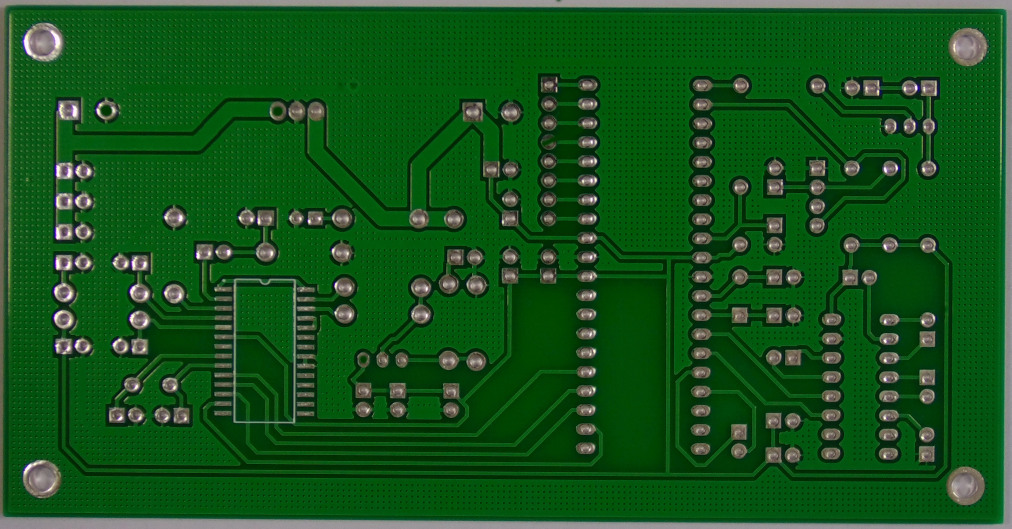
#> input picture temp_test.jpg, 3034 x 1586 px (shown at 1/3 size); its folder holds only this picture in this run
$ python -i preprocessing.py   (imports and definitions only)
#> lines starting #> are read from the running program, lines starting #| are printed output that depends on the picture
#> further down, picture is the input picture: shape (1586, 3034, 3); mean B, G, R 27.3, 83.6, 20.8
import cv2
import numpy as np
import os
import sys

# =========================================================
# 🔹 BASE DATASET PATH
# =========================================================
BASE_PATH = "/Users/cherukurajesh/Desktop/pcb_defect_system/PCB_DATASET"

images_path = os.path.join(BASE_PATH, "images")
template_path = os.path.join(BASE_PATH, "PCB_USED")

output_base = "/Users/cherukurajesh/Desktop/pcb_defect_system/PCB_DATASET_PREPROCESSED"
output_images_path = os.path.join(output_base, "images")
output_template_path = os.path.join(output_base, "PCB_USED")

# =========================================================
# 🔹 CHECK PATHS
# =========================================================
# [12 lines not run here, left out]

# =========================================================
# 🔹 ROTATION (Stable Method)
# Only force portrait orientation
# =========================================================
def correct_rotation(image):
    h, w = image.shape[:2]
#> h = 1586; w = 3034

    # If image is landscape, rotate to portrait
    if w > h:
        image = cv2.rotate(image, cv2.ROTATE_90_CLOCKWISE)
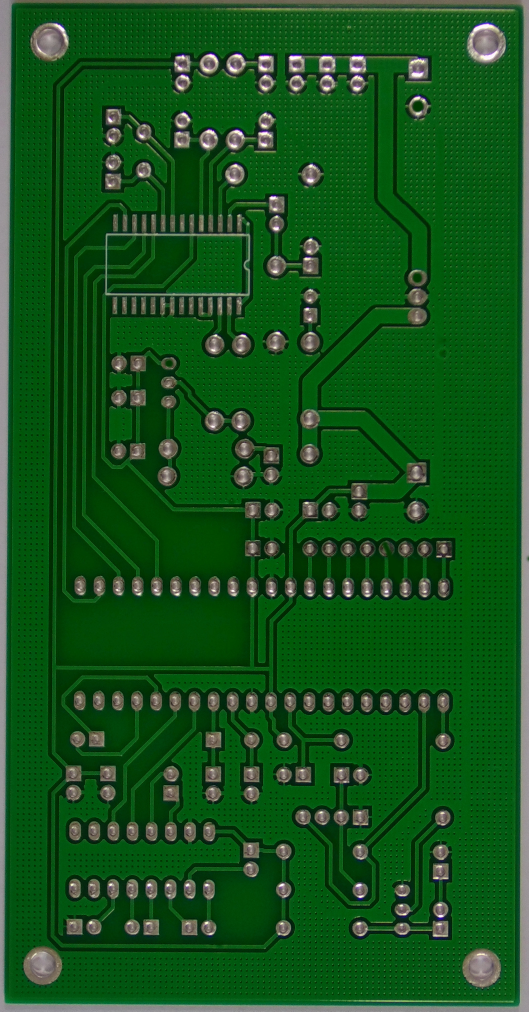
#> image: shape (3034, 1586, 3) (shown at 1/3 size); mean of channels 0, 1, 2 27.3, 83.6, 20.8; drawn as B, G, R

    return image

# =========================================================
# 🔹 PREPROCESS FUNCTION
# =========================================================
def preprocess(img):

    # 1️⃣ Ensure consistent orientation
    aligned = correct_rotation(img)

    # 2️⃣ Resize to fixed size
    resized = cv2.resize(aligned, (800, 800))
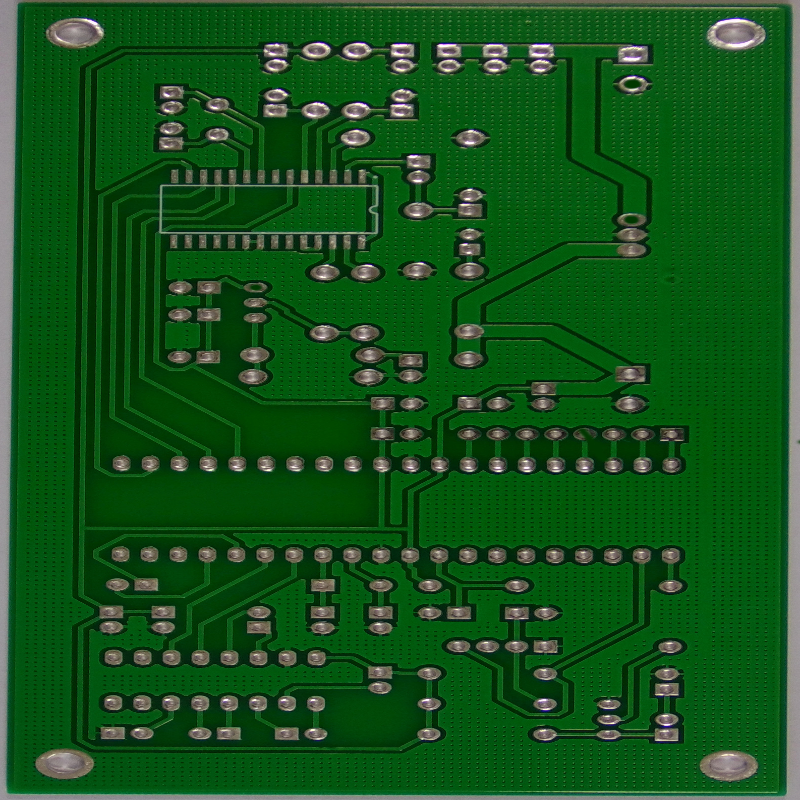
#> resized: shape (800, 800, 3); mean of channels 0, 1, 2 27.2, 83.4, 20.7; drawn as B, G, R

    # 3️⃣ Convert to grayscale
    gray = cv2.cvtColor(resized, cv2.COLOR_BGR2GRAY)
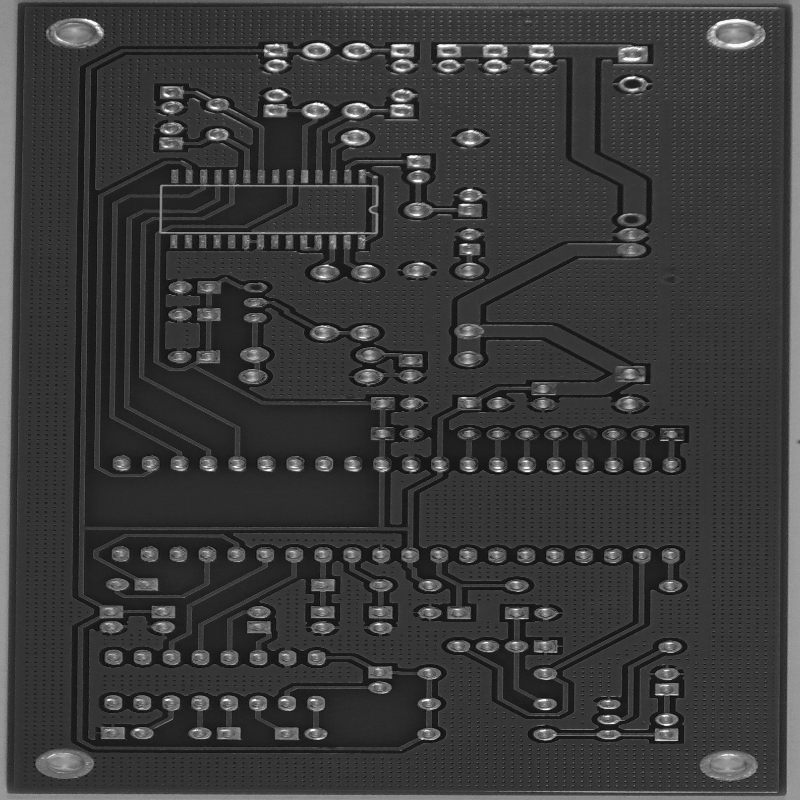
#> gray: shape (800, 800); min 9, max 253, mean 58.2

    # 4️⃣ Noise removal
    blur = cv2.GaussianBlur(gray, (5, 5), 0)

    # 5️⃣ Contrast enhancement (important for PCB traces)
    clahe = cv2.createCLAHE(clipLimit=2.0, tileGridSize=(8, 8))
    enhanced = clahe.apply(blur)
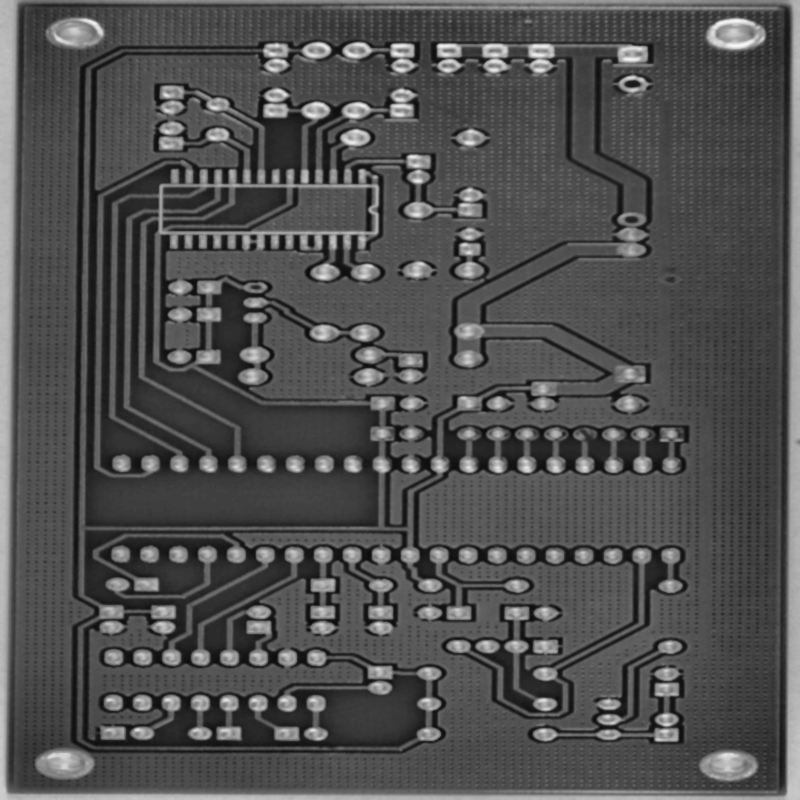
#> enhanced: shape (800, 800); min 12, max 249, mean 80.1

    # 6️⃣ Normalize intensity
    normalized = cv2.normalize(enhanced, None, 0, 255, cv2.NORM_MINMAX)

    return normalized

# =========================================================
# 🔹 PROCESS TEMPLATE IMAGES
# =========================================================
# [54 lines not run here, left out]

>>> import cv2
>>> picture = cv2.imread('temp_test.jpg')
>>> result = preprocess(picture)
